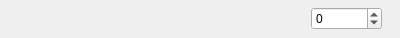
<?xml version="1.0" encoding="UTF-8"?>
<ui version="4.0">
 <class>IntParam</class>
 <widget class="QFrame" name="IntParam">
  <property name="geometry">
   <rect>
    <x>0</x>
    <y>0</y>
    <width>400</width>
    <height>38</height>
   </rect>
  </property>
  <property name="windowTitle">
   <string>Frame</string>
  </property>
  <property name="frameShape">
   <enum>QFrame::NoFrame</enum>
  </property>
  <property name="frameShadow">
   <enum>QFrame::Raised</enum>
  </property>
  <layout class="QHBoxLayout" name="horizontalLayout">
   <property name="margin">
    <number>5</number>
   </property>
   <item>
    <widget class="QLabel" name="l_info">
     <property name="sizePolicy">
      <sizepolicy hsizetype="Preferred" vsizetype="Preferred">
       <horstretch>0</horstretch>
       <verstretch>0</verstretch>
      </sizepolicy>
     </property>
     <property name="text">
      <string/>
     </property>
    </widget>
   </item>
   <item>
    <widget class="QSpinBox" name="spinBox">
     <property name="sizePolicy">
      <sizepolicy hsizetype="Fixed" vsizetype="Fixed">
       <horstretch>0</horstretch>
       <verstretch>0</verstretch>
      </sizepolicy>
     </property>
     <property name="minimum">
      <number>-99999999</number>
     </property>
     <property name="maximum">
      <number>999999999</number>
     </property>
    </widget>
   </item>
   <item>
    <widget class="QLabel" name="l_units">
     <property name="sizePolicy">
      <sizepolicy hsizetype="Fixed" vsizetype="Preferred">
       <horstretch>0</horstretch>
       <verstretch>0</verstretch>
      </sizepolicy>
     </property>
     <property name="text">
      <string/>
     </property>
    </widget>
   </item>
  </layout>
 </widget>
 <resources/>
 <connections/>
</ui>
